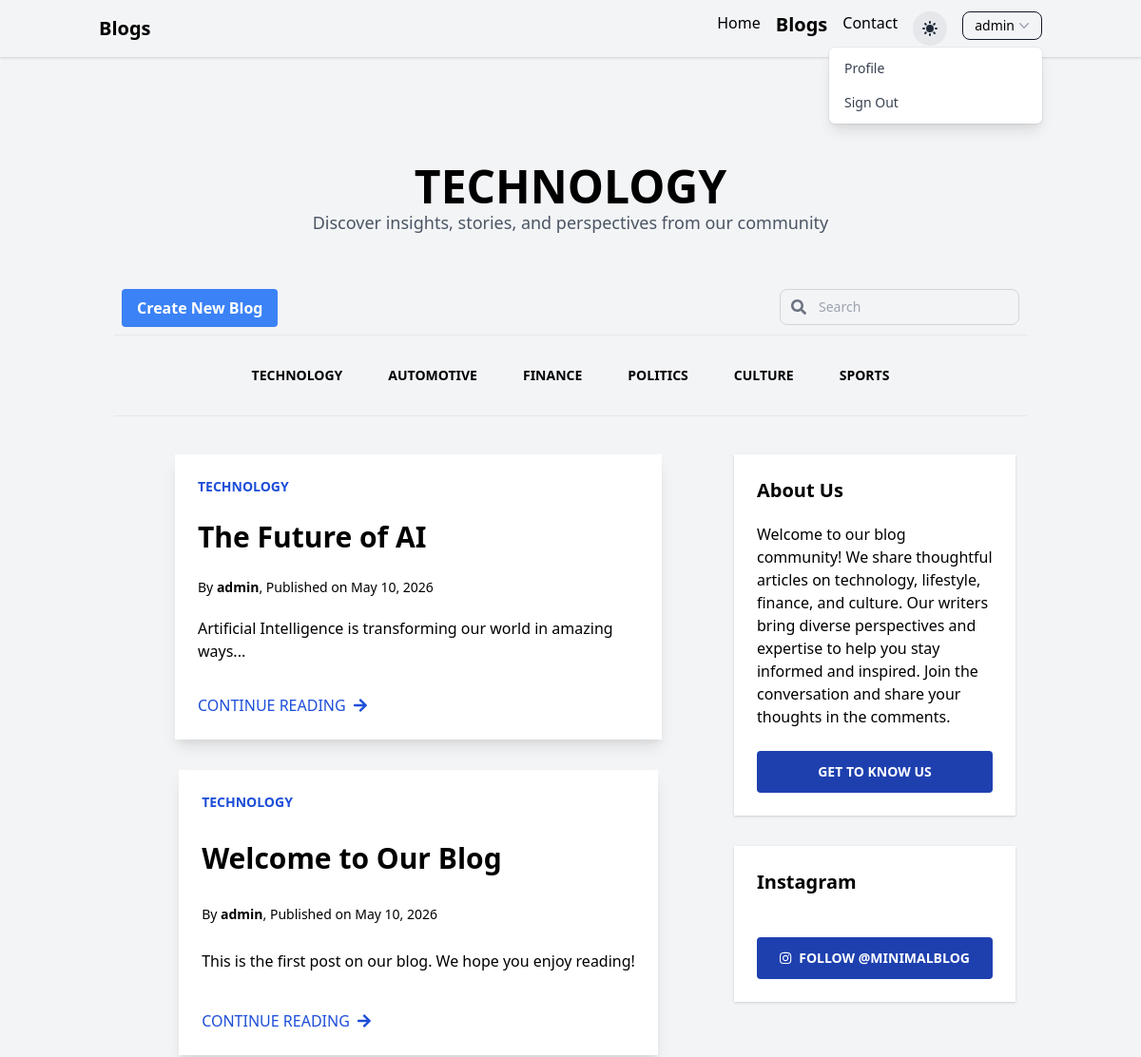
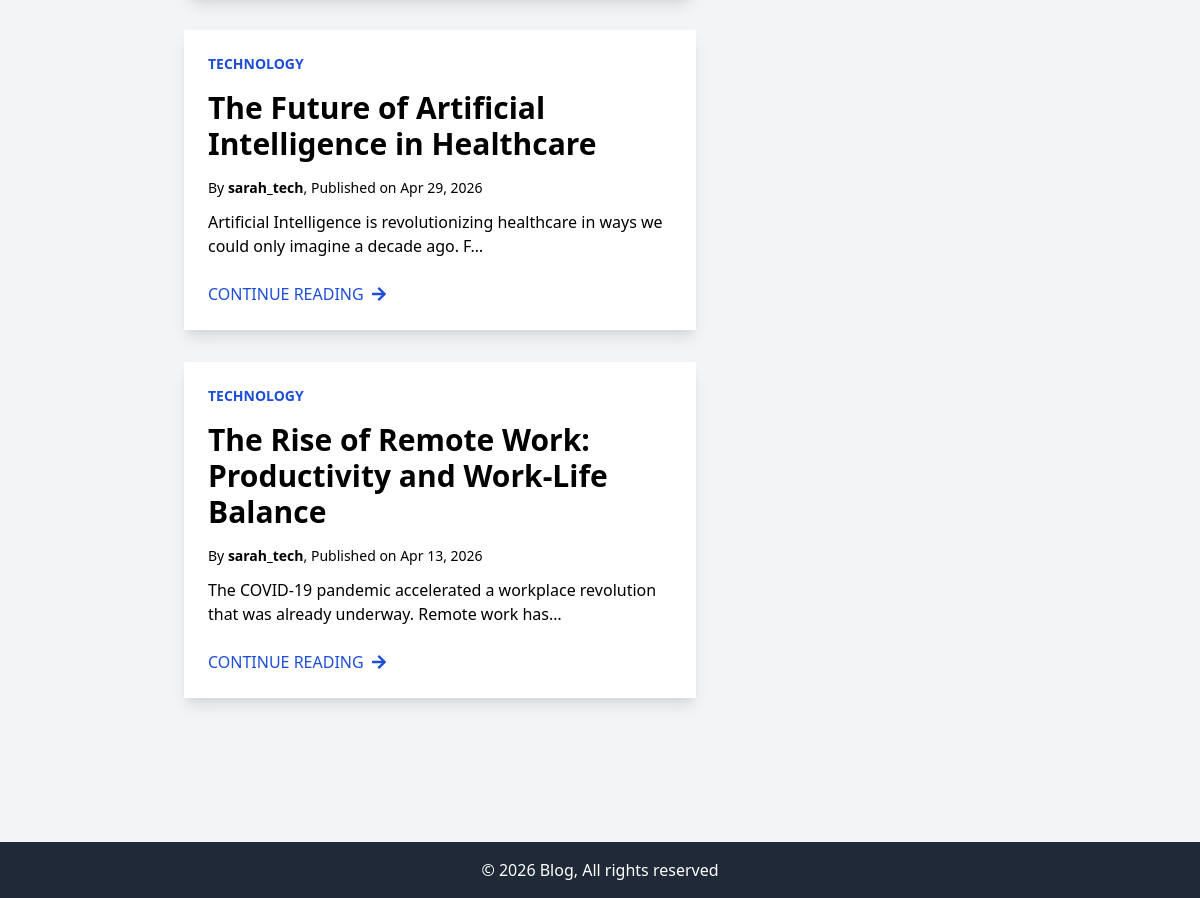
The page /blog/category/Technology/ (signed in) on the database its author committed (2 pictures, top to bottom).
### blog/models.py (models this page shows, shortened)
class Post(models.Model):
    b_no = models.AutoField(primary_key=True)
    title = models.CharField(max_length=200)
    slug = models.SlugField(unique=True, blank=True)
    content = models.TextField()
    author = models.ForeignKey(User, on_delete=models.CASCADE)
    created_at = models.DateTimeField(auto_now_add=True)
    updated_at = models.DateTimeField(auto_now=True)
    category = models.CharField(max_length=50)

### blog/views.py (the view)
# urls.py: path('category/<str:category_name>/', views.category, name='category_posts'),
def category(request, category_name):
  if category_name:
    results = Post.objects.filter(category=category_name).order_by('-created_at')
  else:
    results = Post.objects.all().order_by('-created_at')
  paginator = Paginator(results, 6)
  page_number = request.GET.get('page')
  page_obj = paginator.get_page(page_number)
  contents = {'page_obj': page_obj, 'query': category_name}
  return render(request, 'blog/blogp.html', contents)

### templates/blog/blogp.html (shortened to what this page needs)
{% extends 'boilerplate.html'%}
{% block header_url %}{% url 'blog:blogindex' %}{% endblock %}
{% block header %}Blogs{% endblock %}
{% block blogactive %}font-bold text-xl{% endblock %}
{% block main %}
<div class="container mx-auto px-4 py-8">
    <header class="w-full container mx-auto">
        <div class="flex flex-col items-center py-12">
            <a class="font-bold text-light uppercase hover:text-gray-700 text-5xl" href="#">
                {{ query }}
            </a>
            <p class="text-lg text-gray-600">
                Discover insights, stories, and perspectives from our community
            </p>
        </div>
    </header>
    <div class='container flex item-center justify-between'>
        <div class='p-2 container flex item-center justify-start'>
            {% if user.is_authenticated %}
            <a href="{% url 'blog:blogpost' %}">
                <button class="bg-blue-500 hover:bg-blue-700                    text-white font-bold py-2 px-4 rounded                        focus:outline-none focus:shadow-outline">
                Create New Blog
                </button>
            </a>
            {% else %}
            <p class="text-gray-600">Login to create posts</p>
            {% endif %}
        </div>
        <form method="GET" action="{% url 'blog:search_posts' %}">
            <div class='p-2 container flex item-center justify-end'>
                <div class="relative flex items-center">
                    <div class="absolute inset-y-0 left-0 pl-3 flex items-center pointer-events-none">
                    </div>
                    <input
                        id="search"
                        name="search"
                        type="search"
                        placeholder="Search"
                        class="p-2 pl-10 text-sm text-gray-900 bg-gray-100 rounded-lg border border-gray-300 focus:outline-none focus:ring-2 focus:ring-blue-500 focus:border-blue-500"
                    >
                </div>
            </div>
        </form>
    </div>
    <nav class="dark:bg-gray-200 w-full py-4 border-t border-b" x-data="{ open: false }">
        <div :class="open ? 'block': 'hidden'" class="w-full flex-grow sm:flex sm:items-center sm:w-auto">
            <div class="w-full  container mx-auto flex flex-col sm:flex-row items-center justify-center text-sm font-bold uppercase mt-0 px-6 py-2">
                <a href="{% url 'blog:category_posts' category_name='Technology' %}" class="hover:bg-gray-400 rounded py-2 px-4 mx-2">Technology</a>
                <a href="{% url 'blog:category_posts' category_name='Automotive' %}" class="hover:bg-gray-400 rounded py-2 px-4 mx-2">Automotive</a>
                <a href="{% url 'blog:category_posts' category_name='Finance' %}" class="hover:bg-gray-400 rounded py-2 px-4 mx-2">Finance</a>
                <a href="{% url 'blog:category_posts' category_name='Politics' %}" class="hover:bg-gray-400 rounded py-2 px-4 mx-2">Politics</a>
                <a href="{% url 'blog:category_posts' category_name='Culture' %}" class="hover:bg-gray-400 rounded py-2 px-4 mx-2">Culture</a>
                <a href="{% url 'blog:category_posts' category_name='Sports' %}" class="hover:bg-gray-400 rounded py-2 px-4 mx-2">Sports</a>
            </div>
        </div>
    </nav>
    <div class="container mx-auto flex flex-wrap py-6">
        <section class="w-full md:w-2/3 flex flex-col items-center px-3">
            {% if page_obj %}
                {% for post in page_obj %}
                    <article class="flex flex-col shadow-lg my-4 bg-white dark:bg-gray-900 max-w-full lg:max-w-lg xl:max-w-xl mx-auto" style="min-height: 300px;">
                        <div class="flex flex-col justify-between p-6 h-full">
                            <a href="#" class="text-blue-700 text-sm font-bold uppercase pb-4">{{ post.category }}</a>
                            <a href="{% url 'blog:singleb_slug' post.slug %}" class="text-3xl font-bold hover:text-gray-700 pb-4">{{ post.title }}</a>
                            <p class="text-sm pb-3">
                                By <a href="#" class="font-semibold hover:text-gray-800">{{ post.author.username }}</a>, Published on {{ post.created_at|date:"M d, Y" }}
                            </p>
                            <p class="pb-6">{{ post.content|striptags|truncatechars:100 }}</p>
                            <a href="{% url 'blog:singleb_slug' post.slug %}" class="uppercase text-blue-700 hover:text-black flex items-center">
                                Continue Reading <i class="fas fa-arrow-right ml-2"></i>
                            </a>
                        </div>
                    </article>
                {% endfor %}
            {% else %}
                <h1>No posts found.</h1>
            {% endif %}
        </section>
        <aside class="w-full md:w-1/3 flex flex-col items-center px-3">
            <div class="w-full  bg-white dark:bg-gray-900 shadow flex flex-col my-4 p-6">
                <p class="text-xl font-semibold pb-5">About Us</p>
                <p class="pb-2">Welcome to our blog community! We share thoughtful articles on technology, lifestyle, finance, and culture. Our writers bring diverse perspectives and expertise to help you stay informed and inspired. Join the conversation and share your thoughts in the comments.</p>
                <a href="#" class="w-full bg-blue-800 text-white font-bold text-sm uppercase rounded hover:bg-blue-700 flex items-center justify-center px-2 py-3 mt-4">
                    Get to know us
                </a>
            </div>
            <div class="w-full bg-white dark:bg-gray-900 shadow flex flex-col my-4 p-6">
                <p class="text-xl font-semibold pb-5">Instagram</p>
                <a href="#" class="w-full bg-blue-800 text-white font-bold text-sm uppercase rounded hover:bg-blue-700 flex items-center justify-center px-2 py-3 mt-6">
                    <i class="fab fa-instagram mr-2"></i> Follow @minimalblog
                </a>
            </div>
        </aside>
    </div>
</div>
{% endblock %}

### templates/boilerplate.html (shortened to what this page needs)
<!DOCTYPE html>
<html lang="en" x-data="{ open: false }" x-init="() => { open = false; }">
<head>
    <link href="https://cdn.jsdelivr.net/npm/tailwindcss@2.2.19/dist/tailwind.min.css" rel="stylesheet">
</head>
<body class="bg-gray-100 dark:bg-gray-800 dark:text-white flex flex-col min-h-screen" style='cursor: default;'>
    <nav class="dark:bg-gray-900 dark:text-white shadow">
        <div class="container mx-auto px-4 py-3">
            <div class="flex justify-between items-center">
                <a href="{% block header_url %}{% endblock %}" class="text-xl font-bold dark:text-light">
                    {% block header %}{% endblock %}
                </a>
                <ul class="hidden lg:flex space-x-4">
                    <li>
                        <a href="{% url 'home:index' %}" class="hover:text-gray-600 dark:hover:text-gray-200 {% block homeactive %}{% endblock %}">Home</a>
                    </li>
                    <li>
                        <a href="{% url 'blog:blogindex' %}" class="hover:text-gray-600 dark:hover:text-gray-200 {% block blogactive %}{% endblock %}">Blogs</a>
                    </li>
                    <li>
                        <a href="{% url 'home:contact' %}" class="hover:text-gray-600 dark:hover:text-gray-200 {% block contactactive %}{% endblock %}">Contact</a>
                    </li>
                    <li>
                        <button id="theme-toggle" class="p-2 rounded-full bg-gray-200 dark:bg-gray-700 hover:bg-gray-300 dark:hover:bg-gray-600 transition-colors">
                        </button>
                    </li>
                    <li>
                        {% if user.is_authenticated %}
                        <div x-data="{ open: false }" class="relative inline-block text-left">
                            <div>
                                <button @click="open = !open" type="button" class="inline-flex dark:text-white bg-grey-200 hover:bg-gray-300 border border-gray-900 rounded-lg text-sm px-3 font-medium py-1 inline-block">
                                    {{ user.username }}
                                    <svg class="-mr-1 h-5 w-5 text-gray-400" viewBox="0 0 20 20" fill="currentColor" aria-hidden="true">
                                        <path fill-rule="evenodd" d="M5.23 7.21a.75.75 0 011.06.02L10 11.168l3.71-3.938a.75.75 0 111.08 1.04l-4.25 4.5a.75.75 0 01-1.08 0l-4.25-4.5a.75.75 0 01.02-1.06z" clip-rule="evenodd" />
                                    </svg>
                                </button>
                            </div>
                            <div x-show="open" @click.outside="open = false" class="absolute right-0 z-10 mt-2 w-56 origin-top-right rounded-md bg-white shadow-lg ring-1 ring-black ring-opacity-5 focus:outline-none" role="menu" aria-orientation="vertical" aria-labelledby="menu-button" tabindex="-1"
                                x-transition:enter="transition ease-out duration-100 transform"
                                x-transition:enter-start="opacity-0 scale-95"
                                x-transition:enter-end="opacity-100 scale-100"
                                x-transition:leave="transition ease-in duration-75 transform"
                                x-transition:leave-start="opacity-100 scale-100"
                                x-transition:leave-end="opacity-0 scale-95">
                                <div class="py-1" role="none">
                                    <a href="{% url 'home:profile' %}" class="block px-4 py-2 text-sm text-gray-700 hover:bg-gray-100 dark:text-gray-200 dark:hover:bg-gray-600" role="menuitem" tabindex="-1">Profile</a>
                                    <a href="{% url 'home:logout' %}" class="block px-4 py-2 text-sm text-gray-700 hover:bg-gray-100 dark:text-gray-200 dark:hover:bg-gray-600" role="menuitem" tabindex="-1">Sign Out</a>
                                </div>
                            </div>
                        </div>
                        {% else %}
                        <a href="{% url 'home:login' %}" class="text-white bg-blue-700 hover:bg-blue-800 rounded-lg text-sm px-3 font-medium py-1 inline-block">Sign In</a>
                        <a href="{% url 'home:signup' %}" class="text-white bg-blue-700 hover:bg-blue-800 rounded-lg text-sm px-3 font-medium py-1 inline-block">Sign Up</a>
                        {% endif %}
                    </li>
                </ul>
            </div>
        </div>
    </nav>
    <main class="flex-grow container mx-auto px-4 py-8">
        {% block main %}{% endblock %}
    </main>
    <footer class="bg-gray-800 text-white mt-10 py-4">
        <div class="container mx-auto text-center">
            <p>© {% now "Y" %} Blog, All rights reserved</p>
        </div>
    </footer>
</body>
</html>

### rows shown on the page
Post: category "TECHNOLOGY", title "The Future of AI", author.username "admin", created_at "May 10, 2026", content "Artificial Intelligence is transforming our world in amazing ways..."
Post: category "TECHNOLOGY", title "Welcome to Our Blog", author.username "admin", created_at "May 10, 2026", content "This is the first post on our blog. We hope you enjoy reading!"
Post: category "TECHNOLOGY", title "The Future of Artificial Intelligence in Healthcare", author.username "sarah_tech", created_at "Apr 29, 2026", content "Artificial Intelligence is revolutionizing healthcare in ways we could only imagine a decade ago. F…"
Post: category "TECHNOLOGY", title "The Rise of Remote Work: Productivity and Work-Life Balance", author.username "sarah_tech", created_at "Apr 13, 2026", content "The COVID-19 pandemic accelerated a workplace revolution that was already underway. Remote work has…"

### other values the page prints
{{ user.username }} "admin"
{{ query }} "TECHNOLOGY"
